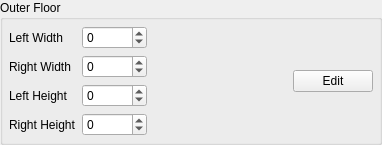
        <widget class="QGroupBox" name="groupBox_9">
         <property name="title">
          <string>Outer Floor</string>
         </property>
         <layout class="QGridLayout" name="gridLayout_15">
          <property name="leftMargin">
           <number>6</number>
          </property>
          <property name="topMargin">
           <number>6</number>
          </property>
          <property name="rightMargin">
           <number>6</number>
          </property>
          <property name="bottomMargin">
           <number>6</number>
          </property>
          <property name="spacing">
           <number>6</number>
          </property>
          <item row="1" column="1">
           <widget class="QSpinBox" name="sbROuterFloorHOffset">
            <property name="minimum">
             <number>-65535</number>
            </property>
            <property name="maximum">
             <number>65535</number>
            </property>
            <property name="singleStep">
             <number>100</number>
            </property>
           </widget>
          </item>
          <item row="0" column="1">
           <widget class="QSpinBox" name="sbLOuterFloorHOffset">
            <property name="minimum">
             <number>-65535</number>
            </property>
            <property name="maximum">
             <number>65535</number>
            </property>
            <property name="singleStep">
             <number>100</number>
            </property>
           </widget>
          </item>
          <item row="1" column="0">
           <widget class="QLabel" name="label_42">
            <property name="text">
             <string>Right Width</string>
            </property>
           </widget>
          </item>
          <item row="2" column="0">
           <widget class="QLabel" name="label">
            <property name="text">
             <string>Left Height</string>
            </property>
           </widget>
          </item>
          <item row="0" column="0">
           <widget class="QLabel" name="label_43">
            <property name="text">
             <string>Left Width</string>
            </property>
           </widget>
          </item>
          <item row="3" column="0">
           <widget class="QLabel" name="label_6">
            <property name="text">
             <string>Right Height</string>
            </property>
           </widget>
          </item>
          <item row="2" column="1">
           <widget class="QSpinBox" name="sbLOuterFloorHeight">
            <property name="minimum">
             <number>-65535</number>
            </property>
            <property name="maximum">
             <number>65535</number>
            </property>
            <property name="singleStep">
             <number>100</number>
            </property>
           </widget>
          </item>
          <item row="3" column="1">
           <widget class="QSpinBox" name="sbROuterFloorHeight">
            <property name="minimum">
             <number>-65535</number>
            </property>
            <property name="maximum">
             <number>65535</number>
            </property>
            <property name="singleStep">
             <number>100</number>
            </property>
           </widget>
          </item>
          <item row="0" column="2" rowspan="4">
           <widget class="QLabel" name="lblOFloorTex1">
            <property name="sizePolicy">
             <sizepolicy hsizetype="Fixed" vsizetype="Fixed">
              <horstretch>0</horstretch>
              <verstretch>0</verstretch>
             </sizepolicy>
            </property>
            <property name="minimumSize">
             <size>
              <width>64</width>
              <height>64</height>
             </size>
            </property>
            <property name="text">
             <string/>
            </property>
           </widget>
          </item>
          <item row="0" column="3" rowspan="4">
           <widget class="QLabel" name="lblOFloorTex2">
            <property name="sizePolicy">
             <sizepolicy hsizetype="Fixed" vsizetype="Fixed">
              <horstretch>0</horstretch>
              <verstretch>0</verstretch>
             </sizepolicy>
            </property>
            <property name="minimumSize">
             <size>
              <width>64</width>
              <height>64</height>
             </size>
            </property>
            <property name="text">
             <string/>
            </property>
           </widget>
          </item>
          <item row="0" column="4" rowspan="4">
           <widget class="QPushButton" name="pbEditOFloor">
            <property name="text">
             <string>Edit</string>
            </property>
           </widget>
          </item>
         </layout>
        </widget>
